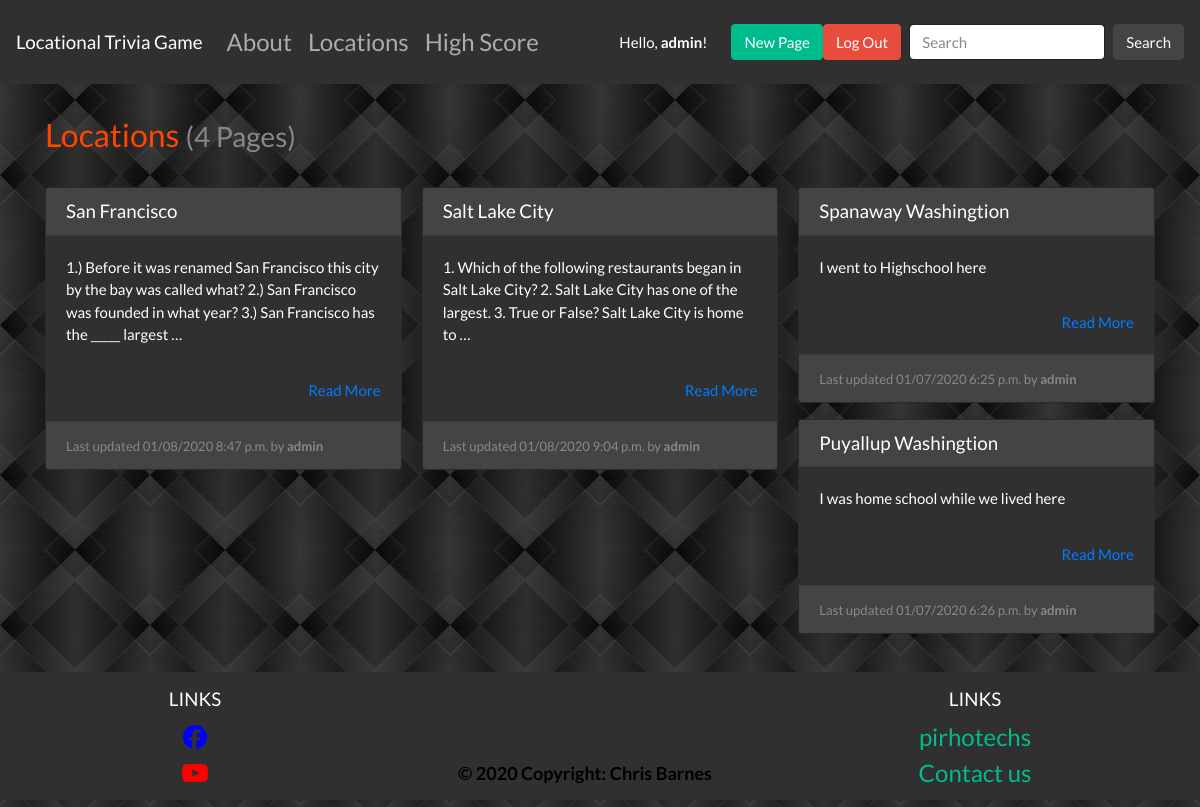
/locations/ (signed in), run on the app's committed database.
### locations/models.py (models this page shows, shortened)
class Page(models.Model):
    objects = models.Manager()
    slug = models.CharField(max_length=settings.PAGE_TITLE_MAX_LENGTH, blank=True, editable=False, help_text="Unique URL path to access this page. Generated by the system.")
    created = models.DateTimeField(auto_now_add=True, help_text="The date and time this page was created. Automatically generated when the model saves.")
    modified = models.DateTimeField(auto_now=True, help_text="The date and time this page was updated. Automatically generated when the model updates.")
    title = models.CharField(max_length=settings.PAGE_TITLE_MAX_LENGTH, unique=True, default="Title of your page.")
    author = models.ForeignKey(User, on_delete=models.PROTECT, help_text="The user that posted this article.")
    content = models.TextField(default="Write the content of your page here.")

### locations/views.py (the view)
# urls.py: path('', PageListView.as_view(), name='list-page'),
class PageListView(ListView):
    template_name = 'locations/list.html'
    context_object_name = 'pages'
    def get_queryset(self):
        return Page.objects.all()

### locations/templates/locations/list.html
{% extends "base.html" %}
{% block content %}
  <h1>Locations {% if pages %}<small class="text-muted">({{ pages|length }} Page{{ pages|length|pluralize:"s" }})</small>{% endif %}</h1>
  <hr>
  {% if pages %}
    <div class="card-columns">
      {% for page in pages %}
        {% include "partials/card.html" %}
      {% endfor %}
    </div>
  {% else %}
    <div class="alert alert-primary" role="alert">No pages to display.</div>
  {% endif %}
{% endblock %}

### templates/partials/navbar.html (shortened to what this page needs)
<nav class="navbar navbar-expand-lg navbar-dark bg-dark">
    <a class="navbar-brand" href="{% url 'index' %}">Locational Trivia Game</a>
    <div class="collapse navbar-collapse" id="navbarColor01">
        <ul class="navbar-nav mr-auto">
            <li class="nav-item">
                <a class="nav-link" href="{% url 'about' %}">About</a>
            </li>
            <li class="nav-item">
                <a class="nav-link" href="{% url 'list-page' %}">Locations</a>
            </li>
            {% if user.is_authenticated %}
                <li class="nav-item">
                    <a class="nav-link" href="{% url 'highscore' %}">High Score</a>
                </li>
            {% endif %}
        </ul>
        <form class="form-inline ml-auto">
            {% if user.is_authenticated %}
                <div class="text-white">Hello, <strong>{{ user }}</strong>!</div>
                {% if user.is_staff %}
                    <a href="{% url 'create-page' %}" class="btn btn-success ml-4">New Page</a>
                    <a href="{% url 'account_logout' %}" class="btn btn-danger mr-2">Log Out</a>
                {% else %}
                    <a href="{% url 'account_logout' %}" class="btn btn-danger ml-4 mr-2">Log Out</a>
                {% endif %}
            {% endif %}
        </form>
        <form class="form-inline my-2 my-lg-0">
            <input class="form-control mr-sm-2" type="text" placeholder="Search">
            <button class="btn btn-secondary my-2 my-sm-0" type="submit">Search</button>
        </form>
    </div>
</nav>

### locations/templates/partials/card.html
<div class="card mb-3">
    <h5 class="card-header ">{{ page.title }}</h5>
    <div class="card-body border-dark">
    <p class="card-text">
        {{ page.content|truncatewords_html:30 }}
        <hr>
        <div class="text-right"><a href="{% url 'details-page' page.slug %}" title="Read More">Read More</a></div>
    </div>
    <div class="card-footer">
    <small class="text-muted">Last updated {{ page.modified|date:"SHORT_DATETIME_FORMAT" }} by <b>{{ page.author.username }}</b></small>
    </div>
</div>

### static/style.css (style rules this page uses)
body { background: lightgrey url("images/background.jpg") center; }
ul { color: white; font-size: x-large; }
h1 { color: orangered; font-size: xx-large; }
h2, h3, h4, p { color: white; }
.card a, .card a:hover { color: #007bff }

### data on the page
Page: title "San Francisco", content "1.) Before it was renamed San Francisco this city by the bay was called what? 2.) San Francisco was founded in what year? 3.) San Francisco has the _____ largest …", modified "01/08/2020 8:47 p.m.", author.username "admin"
Page: title "Salt Lake City", content "1. Which of the following restaurants began in Salt Lake City? 2. Salt Lake City has one of the largest. 3. True or False? Salt Lake City is home to …", modified "01/08/2020 9:04 p.m.", author.username "admin"
Page: title "Spanaway Washingtion", content "I went to Highschool here", modified "01/07/2020 6:25 p.m.", author.username "admin"
Page: title "Puyallup Washingtion", content "I was home school while we lived here", modified "01/07/2020 6:26 p.m.", author.username "admin"

### other printed values
{{ user }} "admin"
{{ pages|length }} "4"
